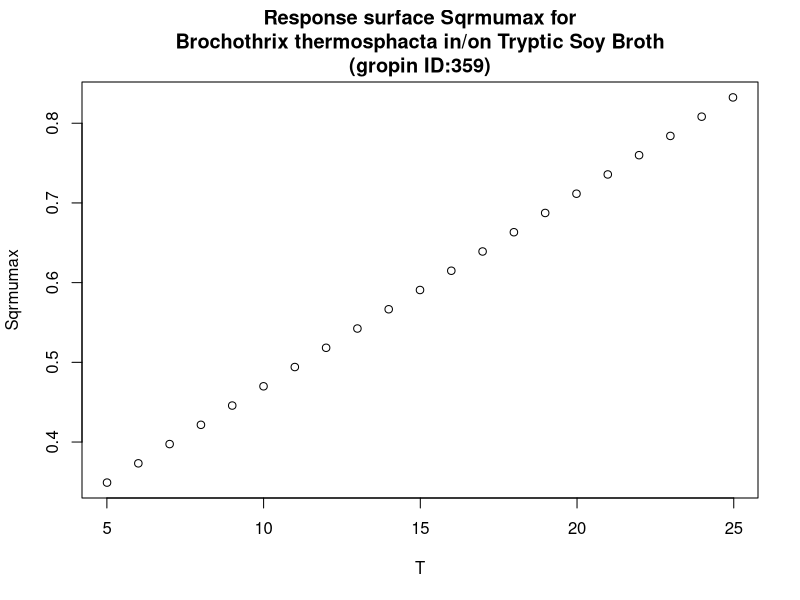

Write the R code that produced this figure.
#############################
# start of Parameter script
#############################
T <- seq(5.005,24.975024975025,length.out=21)
#############################
# end of Parameter script
#############################
############################# 
# start of Model script Gropin ID 359 
#############################
 
# constant coefficients for this model
 
variables <- data.frame(T)
argumentsPar <- expand.grid(variables)
 
# heart of the model
response_surface <- function(T) {
   mumax <-0.0242*T+0.228

return(mumax=mumax)
} 

# output parameters
responseSurface <- cbind(argumentsPar,response_surface(argumentsPar['T']))
colnames(responseSurface) <- c(colnames(argumentsPar),'Sqrmumax')
#############################
# End of Model script
#############################
############################# 
# start of Visualisation script Gropin ID 359 
#############################
plot(T,responseSurface$'Sqrmumax',xlab='T',
                          ylab='Sqrmumax',main='Response surface Sqrmumax for
Brochothrix thermosphacta in/on Tryptic Soy Broth
(gropin ID:359)')
#############################
# End of Visualisation script
#############################
